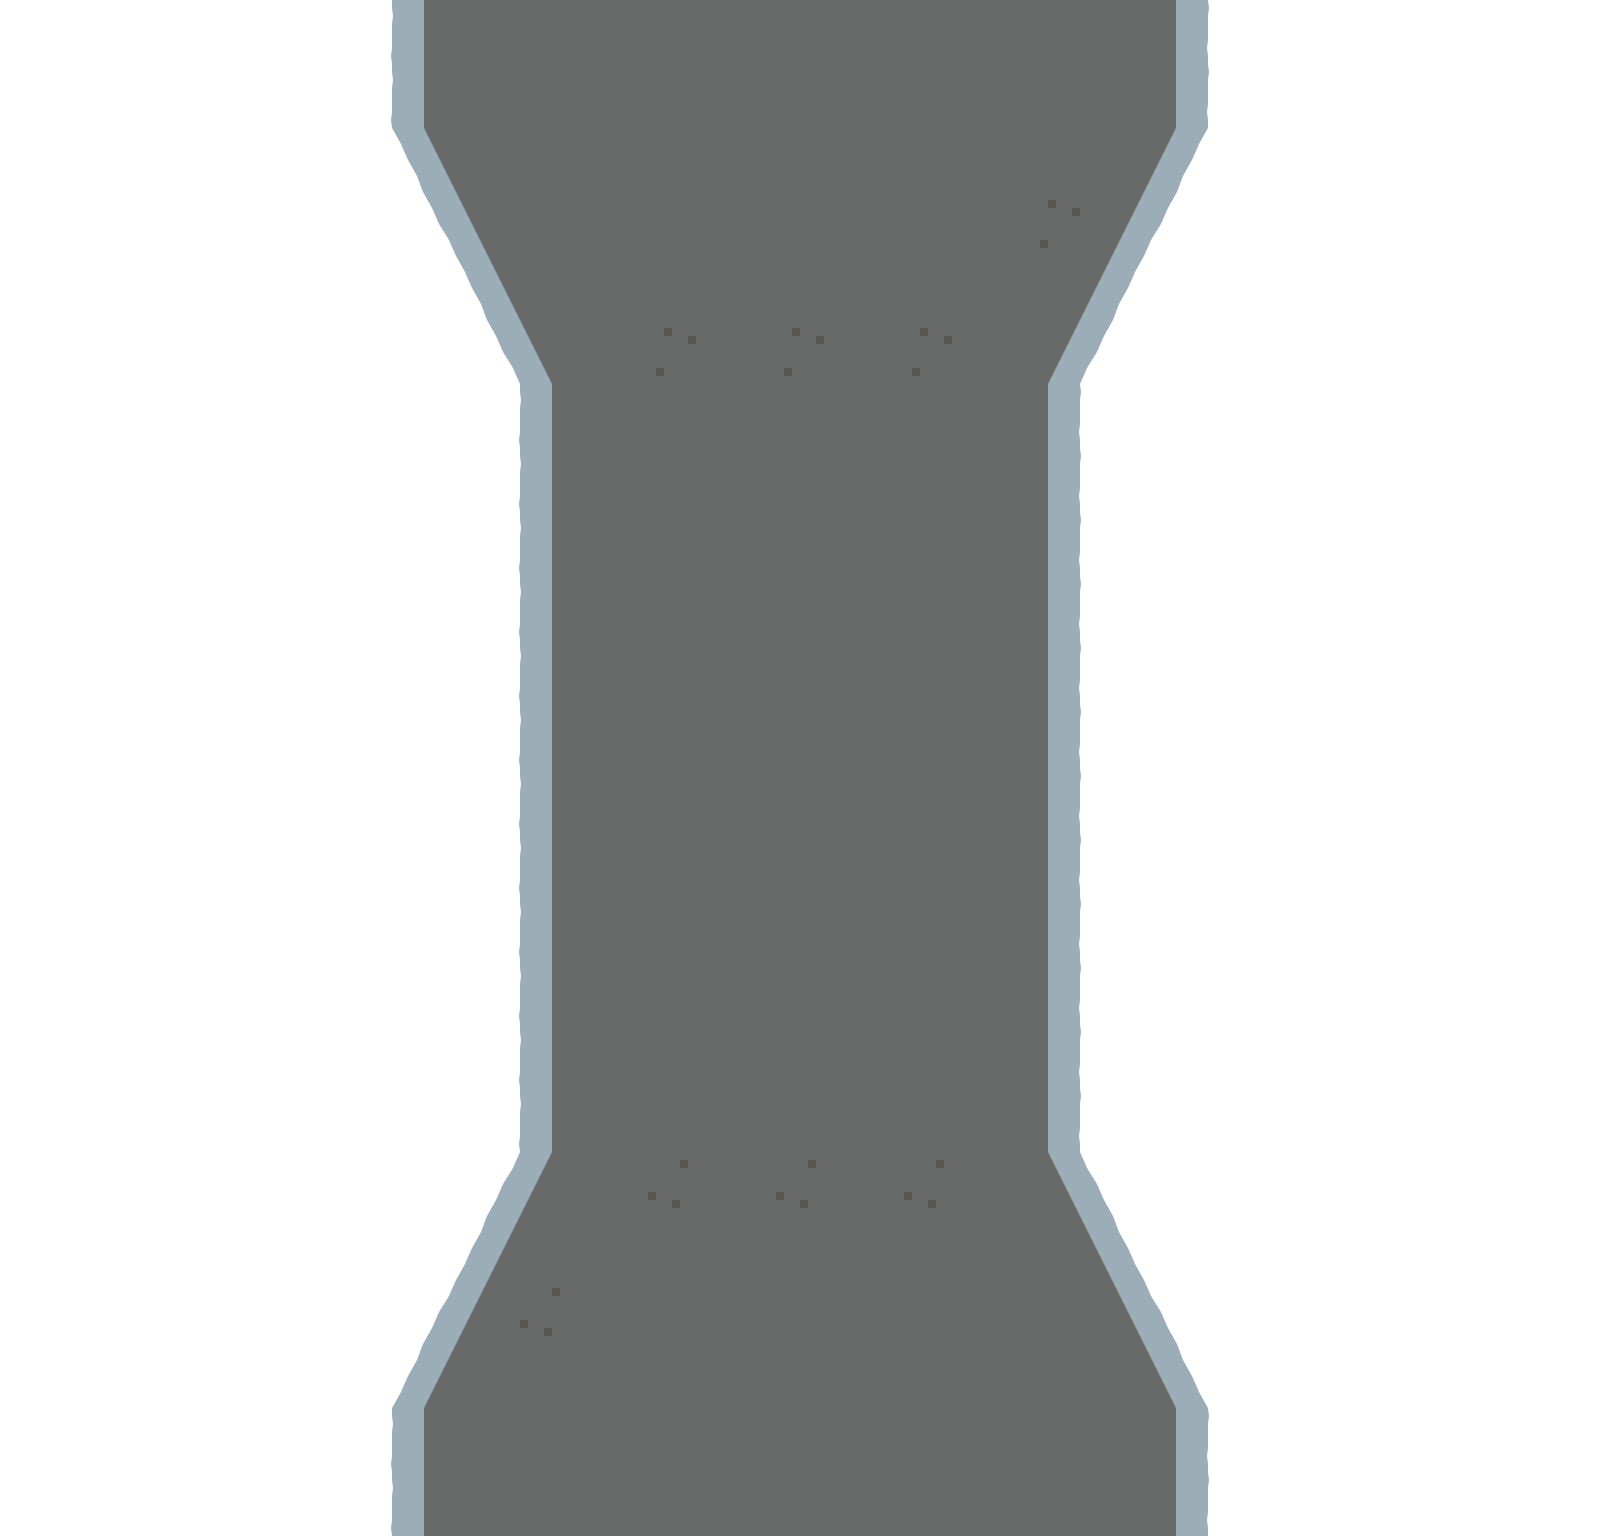

A level layout from a 2D game, rendered from its tile map. Below: a short description, then the map file with tile-grid data replaced by summaries:
An orthogonal 25x24 tile map with 64x64 px tiles, 1 tile layer (Ground), 2 hidden layers not drawn and 54 objects (4x house, 3x forest).

<map version="1.0" orientation="orthogonal" renderorder="right-down" width="25" height="24" tilewidth="64" tileheight="64">
 <tileset firstgid="1" name="snow" tilewidth="64" tileheight="64">
  <image source="snow.png" width="512" height="896" />
  <tile id="3">
   <properties>
    <property name="max_speed" value="0.75" />
   </properties>
  </tile>
  <tile id="4">
   <properties>
    <property name="finish" value="true" />
   </properties>
  </tile>
  <tile id="5">
   <properties>
    <property name="start" value="true" />
   </properties>
  </tile>
  <tile id="6">
   <properties>
    <property name="max_speed" value="0" />
   </properties>
  </tile>
  <tile id="7">
   <properties>
    <property name="max_speed" value="0" />
   </properties>
  </tile>
  <tile id="8">
   <properties>
    <property name="max_speed" value="0.75" />
   </properties>
  </tile>
  <tile id="9">
   <properties>
    <property name="max_speed" value="0.75" />
   </properties>
  </tile>
  <tile id="10">
   <properties>
    <property name="max_speed" value="0.75" />
   </properties>
  </tile>
  <tile id="11">
   <properties>
    <property name="max_speed" value="0.5" />
   </properties>
  </tile>
  <tile id="12">
   <properties>
    <property name="max_speed" value="0.75" />
   </properties>
  </tile>
  <tile id="14">
   <properties>
    <property name="max_speed" value="0" />
   </properties>
  </tile>
  <tile id="16">
   <objectgroup draworder="index">
    <object x="9.63636" y="8.18182" width="54.5455" height="55.8182" />
   </objectgroup>
  </tile>
  <tile id="17">
   <properties>
    <property name="max_speed" value="0.75" />
   </properties>
   <objectgroup draworder="index">
    <object x="-0.181818" y="8" width="55.6364" height="55.8182" />
   </objectgroup>
  </tile>
  <tile id="19">
   <properties>
    <property name="finish" value="true" />
   </properties>
   <objectgroup draworder="index">
    <object x="63.6364" y="42.5455">
     <polygon points="0.363636,-4.90909 -13.0909,-12.9091 -21.8182,20.9091 0,21.2727" />
    </object>
    <object x="46.7273" y="43.6364">
     <polygon points="0,0 -14.7273,2.54545 -10.9091,20.3636 -4.72727,20" />
    </object>
   </objectgroup>
  </tile>
  <tile id="20">
   <objectgroup draworder="index">
    <object x="28.3636" y="63.6364">
     <polygon points="0,0 3.81818,-16 -29.0909,-18.3636 -28.3636,0.363636" />
    </object>
    <object x="18.7273" y="46.3636">
     <polygon points="0,0 -4.18182,-15.6364 -20.1818,-8.72727 -19.4545,-0.545455" />
    </object>
   </objectgroup>
  </tile>
  <tile id="21">
   <objectgroup draworder="index">
    <object x="46" y="52.75">
     <polygon points="0,0 9.375,-14.5 8,-30 -1.625,-44 -20.875,-44 -34,-34.625 -39,-19.25 -31.75,-3 -17.875,4" />
    </object>
   </objectgroup>
  </tile>
  <tile id="22">
   <objectgroup draworder="index">
    <object x="0" y="24.1818" width="64" height="15.0909" />
   </objectgroup>
  </tile>
  <tile id="23">
   <objectgroup draworder="index">
    <object x="1.09091" y="24" width="10" height="16" />
    <object x="53.2727" y="24.1818" width="9.81818" height="15.6364" />
    <object x="10.9091" y="28.9091" width="42.1818" height="5.63636" />
   </objectgroup>
  </tile>
  <tile id="24">
   <properties>
    <property name="max_speed" value="0.75" />
   </properties>
   <objectgroup draworder="index">
    <object x="9.45455" y="0.181818" width="54.7273" height="63.6364" />
   </objectgroup>
  </tile>
  <tile id="25">
   <properties>
    <property name="max_speed" value="0.5" />
   </properties>
   <objectgroup draworder="index">
    <object x="-0.545455" y="0" width="56" height="64" />
   </objectgroup>
  </tile>
  <tile id="27">
   <objectgroup draworder="index">
    <object x="62.9091" y="36.1818">
     <polygon points="0,0 1.27273,-4 0.909091,-36.3636 -17.4545,-36.3636" />
    </object>
    <object x="39.8182" y="27.6364">
     <polygon points="0,0 17.2727,-3.45455 5.27273,-28 -1.09091,-27.6364" />
    </object>
    <object x="39.2727" y="12.3636">
     <polygon points="0,0 -0.727273,-12.3636 -10.7273,-12.1818 -13.6364,-6.90909" />
    </object>
   </objectgroup>
  </tile>
  <tile id="28">
   <properties>
    <property name="start" value="true" />
   </properties>
   <objectgroup draworder="index">
    <object x="0" y="33.0909">
     <polygon points="0,0 0.363636,1.81818 32.9091,-27.2727 29.8182,-33.0909 0,-33.0909" />
    </object>
    <object x="10.3636" y="26.1818">
     <polygon points="0,0 10.9091,2.90909 10.7273,-10" />
    </object>
   </objectgroup>
  </tile>
  <tile id="29">
   <objectgroup draworder="index">
    <object x="38.3636" y="63.2727">
     <polygon points="0,0.545455 0,-39.4545 -9.81818,-38 -13.4545,-32.9091 -13.8182,0.363636" />
    </object>
    <object x="38.3636" y="23.6364" width="25.2727" height="15.4545" />
   </objectgroup>
  </tile>
  <tile id="30">
   <objectgroup draworder="index">
    <object x="0" y="24.9091" width="25.2727" height="14.1818" />
    <object x="38.7273" y="63.2727">
     <polygon points="0,0.727273 -0.181818,-33.4545 -3.81818,-38.1818 -13.6364,-38.3636 -13.6364,0.727273" />
    </object>
   </objectgroup>
  </tile>
  <tile id="32">
   <objectgroup draworder="index">
    <object x="9.63636" y="0.181818" width="54.3636" height="55.8182" />
   </objectgroup>
  </tile>
  <tile id="33">
   <objectgroup draworder="index">
    <object x="-0.181818" y="-0.181818" width="55.6364" height="56.1818" />
   </objectgroup>
  </tile>
  <tile id="35">
   <objectgroup draworder="index" />
  </tile>
  <tile id="36">
   <objectgroup draworder="index" />
  </tile>
  <tile id="37">
   <objectgroup draworder="index">
    <object x="24.1818" y="0" width="15.2727" height="25.2727" />
    <object x="63.8182" y="37.4545">
     <polygon points="0,0 0,-12.1818 -39.6364,-12 -37.8182,-2 -31.4545,-0.363636" />
    </object>
   </objectgroup>
  </tile>
  <tile id="38">
   <objectgroup draworder="index">
    <object x="0.181818" y="37.4545">
     <polygon points="0,0 32.9091,0.181818 37.2727,-6 37.8182,-13.8182 0,-12.9091" />
    </object>
    <object x="24.5455" y="0" width="13.2727" height="23.8182" />
   </objectgroup>
  </tile>
  <tile id="54">
   <objectgroup draworder="index" />
  </tile>
  <tile id="55">
   <objectgroup draworder="index" />
  </tile>
  <tile id="60">
   <objectgroup draworder="index" />
  </tile>
  <tile id="61">
   <objectgroup draworder="index" />
  </tile>
  <tile id="66">
   <objectgroup draworder="index" />
  </tile>
  <tile id="67">
   <objectgroup draworder="index" />
  </tile>
 </tileset>
 <layer name="Ground" width="25" height="24">
  <data>[600 cells, 600 non-empty, 8 distinct tile ids]</data>
 </layer>
 <layer name="Walls" width="25" height="24" visible="0">
  <data>[600 cells, 0 non-empty, 0 distinct tile ids]</data>
 </layer>
 <objectgroup name="Obstacles" visible="0">
  <object name="forest" x="64" y="320" width="192" height="832" />
  <object name="forest" x="1280" y="64" width="256" height="384" />
  <object name="house" x="1280" y="896" width="128" height="128" />
  <object name="house" x="320" y="512" width="128" height="192" />
  <object name="house" x="1280" y="512" width="128" height="192" />
  <object name="house" x="128" y="1344" width="128" height="128" />
  <object name="forest" x="1280" y="1088" width="256" height="384" />
 </objectgroup>
 <layer name="Centers" width="25" height="24" visible="0">
  <data>[600 cells, 2 non-empty, 1 distinct tile ids]</data>
 </layer>
 <objectgroup name="Directions" visible="0">
  <object x="576" y="384" width="448" height="768">
   <properties>
    <property name="direction" value="90" />
   </properties>
  </object>
  <object x="640" y="192" width="320" height="192">
   <properties>
    <property name="direction" value="90" />
   </properties>
  </object>
  </objectgroup>
 <objectgroup name="Borders">
  <!-- 4 objects omitted --></objectgroup>
</map>
<!-- 17 of 54 objects omitted -->
